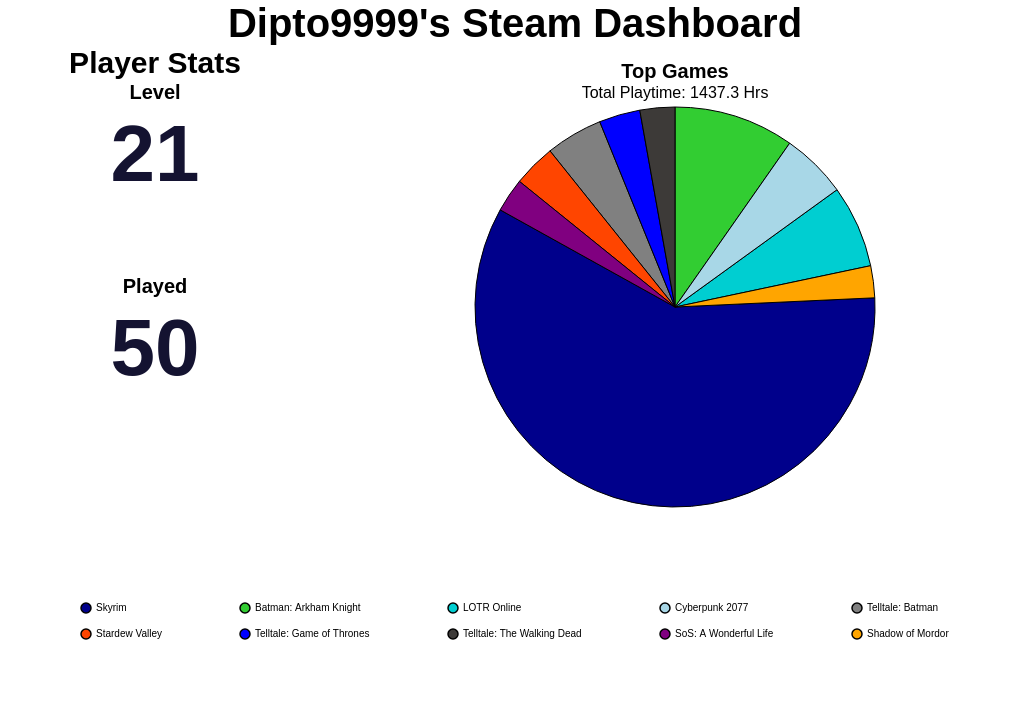

The specification (Vega-Lite) saved for this image:
### Vega-Lite specification from a JSON file in a GitHub repository (floating-point values rounded to 4 significant figures)
{"config": {"view": {"continuousWidth": 300, "continuousHeight": 300, "strokeOpacity": 0, "strokeWidth": 1.5}, "axis": {"labelFontSize": 12, "titleFontSize": 16}, "legend": {"labelFontSize": 12, "titleFontSize": 16}}, "hconcat": [{"vconcat": [{"data": {"name": "data-2499b64f9be58983f459d2071ccce1f4"}, "mark": {"type": "text", "align": "center", "baseline": "middle", "color": "#141331", "fontSize": 80, "fontWeight": "bold"}, "encoding": {"text": {"field": "Value", "type": "quantitative"}, "x": {"axis": null, "field": "Metric", "type": "nominal"}, "y": {"value": 50}}, "height": 150, "title": {"text": "Level", "anchor": "middle", "fontSize": 20}, "width": 300}, {"data": {"name": "data-3d361614c23f12396fa0eab35a1d9e7a"}, "mark": {"type": "text", "align": "center", "baseline": "middle", "color": "#141331", "fontSize": 80, "fontWeight": "bold"}, "encoding": {"text": {"field": "Value", "type": "quantitative"}, "x": {"axis": null, "field": "Metric", "type": "nominal"}, "y": {"value": 50}}, "height": 150, "title": {"text": "Played", "anchor": "middle", "fontSize": 20}, "width": 300}], "title": {"text": "Player Stats", "anchor": "middle", "fontSize": 30}}, {"data": {"name": "data-8d95549db000a2dea980da7be3edb5e7"}, "mark": {"type": "arc", "stroke": "black", "strokeWidth": 1}, "encoding": {"color": {"field": "name", "legend": {"columnPadding": 75, "columns": 5, "direction": "horizontal", "labelFontSize": 10, "orient": "bottom", "padding": 75, "rowPadding": 10, "title": "", "titleAlign": "center", "titleFontSize": 16}, "scale": {"range": ["#00008B", "#32CD32", "#00CED1", "#A8D7E7", "#808080", "#FF4500", "#0000FF", "#3D3A38", "#800080", "#FFA500", "#006400", "#8B0000", "#FFD700", "#4682B4", "#2E8B57"]}, "sort": null, "type": "nominal"}, "theta": {"field": "playtime_percentage", "type": "quantitative"}, "tooltip": [{"field": "name", "title": "Game", "type": "nominal"}, {"field": "playtime_forever", "format": ".1f", "title": "Time (Hrs)", "type": "quantitative"}, {"field": "playtime_percentage", "format": ".2f", "title": "Playtime (%)", "type": "quantitative"}]}, "height": 400, "title": {"text": "Top Games", "anchor": "middle", "fontSize": 20, "subtitle": "Total Playtime: 1437.3 Hrs", "subtitleFontSize": 16}, "width": 700}], "padding": {"left": 250, "right": 250, "top": 0, "bottom": 0}, "title": {"text": "Dipto9999's Steam Dashboard", "anchor": "middle", "fontSize": 40}, "$schema": "https://vega.github.io/schema/vega-lite/v6.4.1.json", "datasets": {"data-2499b64f9be58983f459d2071ccce1f4": [{"Metric": "Level", "Value": 21}], "data-3d361614c23f12396fa0eab35a1d9e7a": [{"Metric": "Played", "Value": 50}], "data-8d95549db000a2dea980da7be3edb5e7": [{"name": "Skyrim", "playtime_forever": 845.3, "appid": 72850, "playtime_percentage": 58.81}, {"name": "Batman: Arkham Knight", "playtime_forever": 139.7, "appid": 208650, "playtime_percentage": 9.72}, {"name": "LOTR Online", "playtime_forever": 95.7, "appid": 212500, "playtime_percentage": 6.66}, {"name": "Cyberpunk 2077", "playtime_forever": 76.28, "appid": 1091500, "playtime_percentage": 5.31}, {"name": "Telltale: Batman", "playtime_forever": 66.22, "appid": 498240, "playtime_percentage": 4.61}, {"name": "Stardew Valley", "playtime_forever": 49.5, "appid": 413150, "playtime_percentage": 3.44}, {"name": "Telltale: Game of Thrones", "playtime_forever": 47.68, "appid": 330840, "playtime_percentage": 3.32}, {"name": "Telltale: The Walking Dead", "playtime_forever": 40.52, "appid": 207610, "playtime_percentage": 2.82}, {"name": "SoS: A Wonderful Life", "playtime_forever": 39.42, "appid": 2111170, "playtime_percentage": 2.74}, {"name": "Shadow of Mordor", "playtime_forever": 37.05, "appid": 241930, "playtime_percentage": 2.58}]}}
